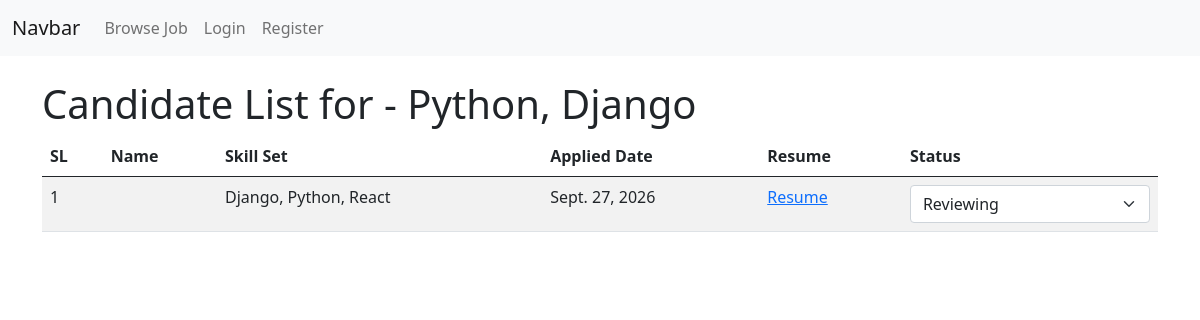
/candidate-list/1/, run on the app's committed database.
### JobPortalApp/models.py (models this page shows, shortened)
class JobPostModel(models.Model):
  posted_by = models.ForeignKey(
    RecruiterProfileModel,
    on_delete=models.CASCADE,
    related_name='job_post_info',
    null=True
  )
  category = models.ForeignKey(
    CategoryModel,
    on_delete=models.CASCADE,
    null=True
  )
  title = models.CharField(max_length=200, null=True)
  number_of_openings = models.PositiveIntegerField(null=True)
  description = models.TextField(null=True)
  skills_set = models.TextField(null=True)
  deadline = models.DateField(null=True)
  salary = models.FloatField(null=True)
  created_at = models.DateField(auto_now_add=True, null=True)
  updated_at = models.DateField(auto_now=True, null=True)

class ApplyJobModel(models.Model):
  applied_by = models.ForeignKey(
    SeekerProfileModel,
    on_delete=models.CASCADE,
    related_name='applied_by_info',
    null=True
  )
  applied_job = models.ForeignKey(
    JobPostModel,
    on_delete=models.CASCADE,
    related_name='applied_job_info',
    null=True
  )
  STATUS_CHOICES = [
        ('Pending', 'Pending'),
        ('Reviewing', 'Reviewing'),
        ('Interview', 'Interview'),
        ('Rejected', 'Rejected'),
        ('Accepted', 'Accepted'),
    ]
  status = models.CharField(max_length=20, choices=STATUS_CHOICES, default='Pending', null=True)
  resume = models.FileField(upload_to='seeker_resume', null=True)
  applied_at = models.DateField(auto_now_add=True, null=True)

class SeekerProfileModel(models.Model):
  seeker = models.OneToOneField(
    CustomUserModel,
    on_delete=models.CASCADE,
    related_name='seeker_profile',
    null=True
  )
  address = models.TextField(null=True)
  contact = models.CharField(max_length=20, null=True)
  profile_image = models.ImageField(upload_to='seeker_image', null=True)
  skills_set = models.TextField(null=True)
  created_at = models.DateField(auto_now_add=True, null=True)
  updated_at = models.DateField(auto_now=True, null=True)

### JobPortalApp/views.py (the view, shortened to what this page needs)
# urls.py: path('candidate-list/<str:id>/',candidate_list_view,name='candidate_list_view'),
def candidate_list_view(request, id):
    job_data = JobPostModel.objects.get(id=id)
    candidate_data = ApplyJobModel.objects.filter(applied_job=job_data)
    context = {
        'candidate_data': candidate_data,
        'job_data': job_data,
        'title': 'Candidate List Page',
    }
    return render(request,'candidate-list.html',context)

### JobPortalApp/templates/candidate-list.html (shortened to what this page needs)
{% extends 'master/base.html' %}
{% block content %}
<h1>Candidate List for - {{job_data.title}}</h1>
<table class="table table-striped">
<thead>
    <tr>
        <th>SL</th>
        <th>Name</th>
        <th>Skill Set</th>
        <th>Applied Date</th>
        <th>Resume</th>
        <th>Status</th>
    </tr>
</thead>
<tbody>
    {% for candidate in candidate_data %}
    <tr>
        <td>{{forloop.counter}}</td>
        <td>{{candidate.applied_by.name}}</td>
        <td>{{candidate.applied_by.skills_set}}</td>
        <td>{{candidate.applied_at}}</td>
        <td>
            {% if candidate.resume %}
            <a href="{{candidate.resume.url}}" target="_blank">Resume</a>
            {% endif %}
        </td>
        <td>
            <form method="POST">
                <select name="status" class="form-select" onchange="this.form.submit()">
                    <option value="Reviewing"
                    {% if candidate.status == 'Reviewing' %}selected{% endif %}>
                    Reviewing
                    </option>
                </select>
            </form>
        </td>
    </tr>
    {% endfor %}
</tbody>
</table>
{% endblock content %}

### data on the page
JobPostModel: title "Python, Django"
ApplyJobModel: applied_by.skills_set "Django, Python, React", applied_at "Sept. 27, 2026", status "Reviewing"
